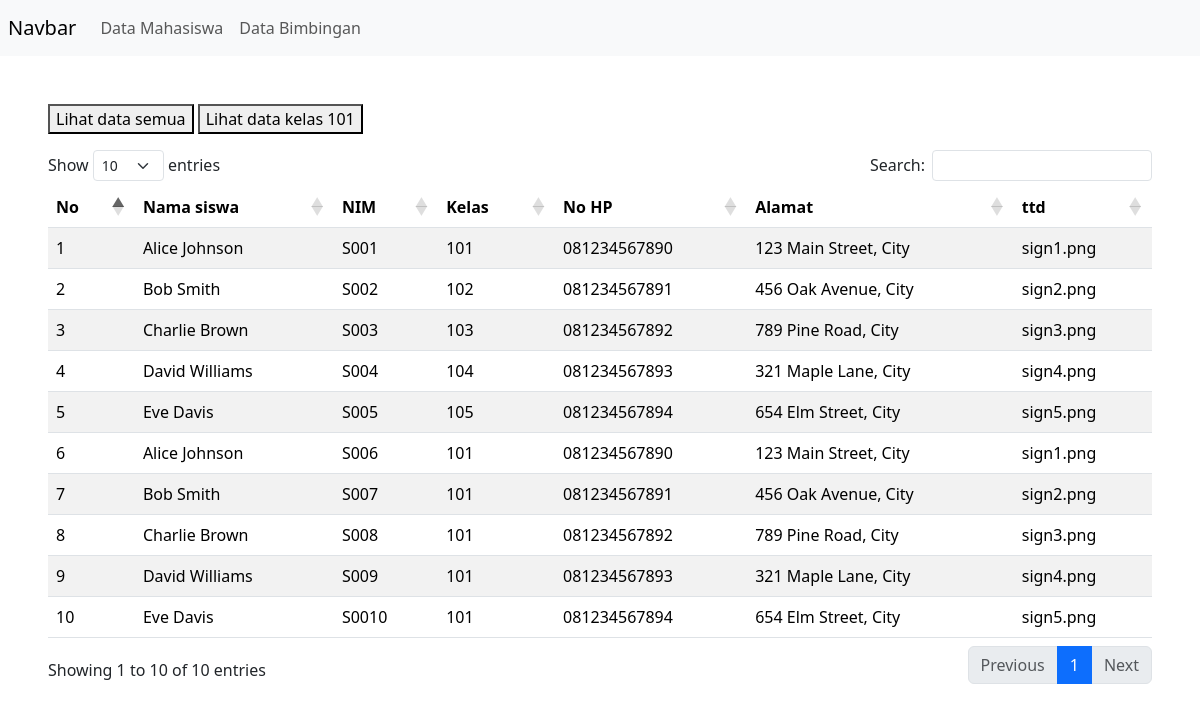
Page /student/index.php on the committed database.
### tables this page shows
CREATE TABLE `students` (
  `id_student` int NOT NULL,
  `id_class` int DEFAULT NULL,
  `student_number` char(50) DEFAULT NULL,
  `name` varchar(255) DEFAULT NULL,
  `phone_number` varchar(50) DEFAULT NULL,
  `address` text,
  `id_user` int DEFAULT NULL,
  `signature` varchar(50) DEFAULT NULL
);

### config/Database.php (called while the page is built, shortened)
<?php
class Database {
   public function __construct(){
      $this->host = 'localhost';
      $this->username = 'root';
      $this->password = '';
      $this->db = 'tugas2';
      $this->conn = new mysqli($this->host, $this->username, $this->password, $this->db) ;
   }
}

### student/Student.php (called while the page is built)
<?php
require_once '../config/Database.php';
class Student extends Database{
   public function showData(){
      $data =  $this->conn->query("SELECT * FROM students") or die($this->conn->error);
      return $data;
   }
}

### student/index.php (the view, shortened to what this page needs)
<?php
 require_once 'Student.php';
 $student = new Student();
 $data_student = $student->showData();
 require_once '../component/header.php';
?>
<body>
   <?php require_once '../component/navbar.php' ?>
   <div class="m-5">
      <p>
         <button id="all">Lihat data semua</button>
         <button id="kelas101">Lihat data kelas 101</button>
      </p>
      <table id="myTable" class="table table-striped mb-5">
         <thead>
            <tr>
               <th>No</th>
               <th>Nama siswa</th>
               <th>NIM</th>
               <th>Kelas</th>
               <th>No HP</th>
               <th>Alamat</th>
               <th>ttd</th>
            </tr>
         </thead>
         <tbody class="semua">
            <?php $i=1; foreach($data_student as $data) : ?>
            <tr>
               <td><?=$i++?></td>
               <td><?= $data['name'] ?></td>
               <td><?= $data['student_number'] ?></td>
               <td><?= $data['id_class'] ?></td>
               <td><?= $data['phone_number'] ?></td>
               <td><?= $data['address'] ?></td>
               <td><?= $data['signature'] ?></td>
            </tr>
            <?php endforeach?>
         </tbody>
     </table>
   </div>
<?php
require_once '../component/footer.php';
?>

### rows in the picture
students: name "Alice Johnson", student_number "S001", id_class "101", phone_number "081234567890", address "123 Main Street, City", signature "sign1.png"
students: name "Bob Smith", student_number "S002", id_class "102", phone_number "081234567891", address "456 Oak Avenue, City", signature "sign2.png"
students: name "Charlie Brown", student_number "S003", id_class "103", phone_number "081234567892", address "789 Pine Road, City", signature "sign3.png"
students: name "David Williams", student_number "S004", id_class "104", phone_number "081234567893", address "321 Maple Lane, City", signature "sign4.png"
students: name "Eve Davis", student_number "S005", id_class "105", phone_number "081234567894", address "654 Elm Street, City", signature "sign5.png"
students: name "Alice Johnson", student_number "S006", id_class "101", phone_number "081234567890", address "123 Main Street, City", signature "sign1.png"
students: name "Bob Smith", student_number "S007", id_class "101", phone_number "081234567891", address "456 Oak Avenue, City", signature "sign2.png"
students: name "Charlie Brown", student_number "S008", id_class "101", phone_number "081234567892", address "789 Pine Road, City", signature "sign3.png"
students: name "David Williams", student_number "S009", id_class "101", phone_number "081234567893", address "321 Maple Lane, City", signature "sign4.png"
students: name "Eve Davis", student_number "S0010", id_class "101", phone_number "081234567894", address "654 Elm Street, City", signature "sign5.png"
